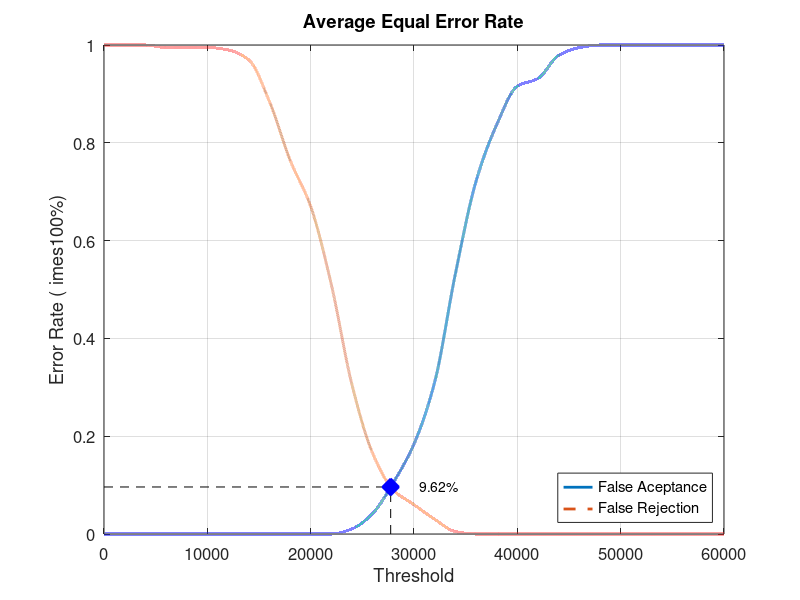
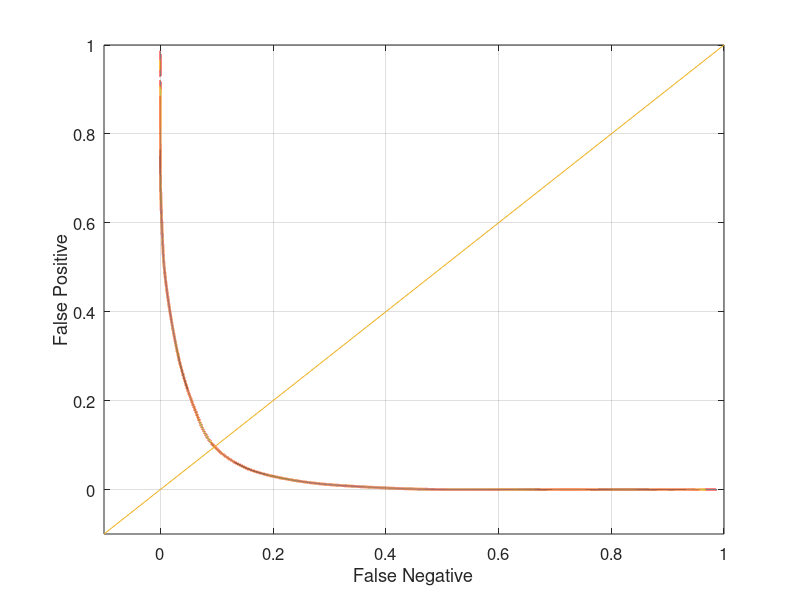

Reproduce these figures in MATLAB, in order.
close all;
clear;
clc;
x = 0:2000:60000;
xq = 0:0.5:60000;

y0 = [0 0 0 0 0 0 0 0 0 0 0 0 0.0105263 0.0421053 0.105263 0.184211 0.310526 0.531579 0.721053 0.836842 0.915789 0.931579 0.978947 0.994737 1 1 1 1 1 1 1]
yy0 = interp1(x, y0, xq, 'pchip');
y1 = [1 1 1 0.995 0.995 0.995 0.99 0.97 0.885 0.765 0.67 0.51 0.305 0.165 0.09 0.06 0.03 0.005 0 0 0 0 0 0 0 0 0 0 0 0 0]
yy1 = interp1(x, y1, xq, 'pchip');

% Calculating EER: 
y2 = abs(y0 - y1);
find(y2 == min(y2))
yy2 = abs(yy0 - yy1);
xEER = find(yy2 == min(yy2));
xEERIndex = xq(xEER) % X-axis EER
yEER = yy0(xEER) % Y-axis EER

main = figure
plot(xq, yy0,'-','LineWidth', 2);	hold on
plot(xq, yy1,'--','LineWidth', 2);	hold on
plot([xEERIndex xEERIndex], [0 yEER], 'k--');	hold on
plot([0 xEERIndex], [yEER yEER], 'k--');	hold on
plot(xEERIndex, yEER, 'bx', 'LineWidth', 10);	hold on
text(xEERIndex + 10 * xEERIndex / 100, yEER, [num2str(round((10000 * yEER)) / 100) '%'])
legend('False Aceptance', 'False Rejection', 'Location', 'SouthEast')
xlabel('Threshold')
ylabel('Error Rate (	imes100%)')
title('Average Equal Error Rate')
set(gca, 'FontSize', 12)
axis([0 60000 0 1])
grid on

print(main, 'Database5_1Main', '-dpng');
FNRxFPR = figure('Color', [1 1 1]);
plot(yy1, yy0, '-', yy1, yy0, 'LineWidth', 2);
hold on
y = -0.1:0.1:1
plot(y, y); 
set(gca, 'FontSize', 12)
xlabel('False Negative')
ylabel('False Positive')
axis([-0.1 1 -0.1 1])
set(gca, 'FontSize', 12)
grid on

print(FNRxFPR, 'Database5_1FNRxFPR','-dpng');
